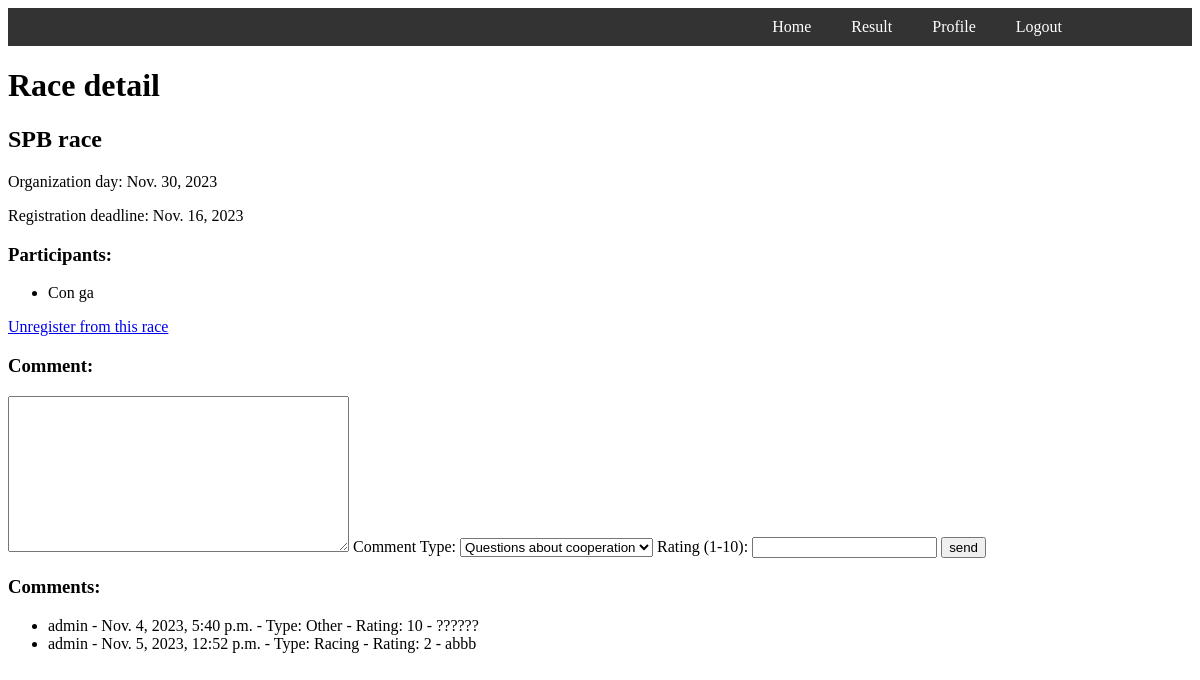
/race/2/ (signed in), run on the app's committed database.
### race/models.py (models this page shows, shortened)
class Race(models.Model):
    race_name = models.CharField(max_length=100)
    race_date = models.DateField()
    registration_deadline = models.DateField()

class RaceRegistration(models.Model):
    race = models.ForeignKey(Race, on_delete=models.CASCADE)
    participant = models.ForeignKey(Participant, on_delete=models.CASCADE)
    registration_date = models.DateField(auto_now_add=True)

class Participant(models.Model):
    user = models.ForeignKey(User, on_delete=models.CASCADE)
    team = models.ForeignKey(Team, on_delete=models.CASCADE)
    car_description = models.TextField()
    experience = models.IntegerField()
    registered_races = models.ManyToManyField(Race, through='RaceRegistration')

class Team(models.Model):
    name = models.CharField(max_length=100)
    description = models.TextField()
    def __str__(self):
        return self.name

class Comment(models.Model):
    race = models.ForeignKey(Race, on_delete=models.CASCADE)
    commentator = models.ForeignKey(Commentator, on_delete=models.CASCADE)
    comment_date = models.DateTimeField(auto_now_add=True)
    comment_content = models.TextField()
    COMMENT_TYPE_CHOICES = [
        ('Cooperation', 'Questions about cooperation'),
        ('Racing', 'Questions about racing'),
        ('Other', 'Other'),
    ]
    comment_type = models.CharField(
        max_length=100,
        choices=COMMENT_TYPE_CHOICES,
        default='Other'
    )
    rating = models.PositiveIntegerField(
        validators=[MaxValueValidator(10)]
    )

class Commentator(models.Model):
    user = models.OneToOneField(User, on_delete=models.CASCADE)

### race/views.py (the view, shortened to what this page needs)
# urls.py: path('race/<int:race_id>/', views.view_race, name='view_race'),
@login_required
def view_race(request, race_id):
    comment_sent = False
    race = get_object_or_404(Race, id=race_id)
    participants = RaceRegistration.objects.filter(race=race)
    participant = Participant.objects.filter(user=request.user, registered_races=race).first()
    form = RaceRegistrationForm(request.POST or None)  # Tạo một thể hiện của biểu mẫu
    comment_form = CommentForm(request.POST)
    can_comment = participant is not None
    return render(request, 'races/race_detail.html',
                  {'race': race,
                   'participants': participants,
                   'can_comment': can_comment,
                   'form': form,
                   'comment_form': comment_form,
                   'comment_sent': comment_sent
                   }
                  )

### race/forms.py
class RaceRegistrationForm(forms.Form):
    team_name = forms.CharField(max_length=100)
    car_description = forms.CharField(widget=forms.Textarea)
    experience = forms.IntegerField(
        widget=forms.NumberInput(attrs={'placeholder': 'years'})
    )

class CommentForm(forms.ModelForm):
    class Meta:
        model = Comment
        fields = ['comment_content', 'comment_type', 'rating']

### race/templates/races/race_detail.html (shortened to what this page needs)
<!DOCTYPE html>
<html lang="en">
<head>
</head>
<body>
{% include 'components/navbar.html' %}
<h1>Race detail</h1>
<h2>{{ race.race_name }}</h2>
<p>Organization day: {{ race.race_date }}</p>
<p>Registration deadline: {{ race.registration_deadline }}</p>
<h3>Participants:</h3>
<ul>
    {% for participant in participants %}
        <li>{{ participant.participant.team }}</li>
    {% endfor %}
</ul>
{% if can_comment %}
    <a href="{% url 'unregister_from_race' race.id %}">Unregister from this race</a>
    <h3>Comment:</h3>
    <form method="post">
        {{ comment_form.comment_content }}
        <label for="{{ comment_form.comment_type.id_for_label }}">Comment Type:</label>
        {{ comment_form.comment_type }}
        <label for="{{ comment_form.rating.id_for_label }}">Rating (1-10):</label>
        {{ comment_form.rating }}
        <input type="submit" value="send">
    </form>
    <h3>Comments:</h3>
    <ul>
        {% for comment in race.comment_set.all %}
            <li>{{ comment.commentator.user.username }} - {{ comment.comment_date }} - Type: {{ comment.comment_type }}
                - Rating: {{ comment.rating }} - {{ comment.comment_content }}</li>
        {% endfor %}
    </ul>
{% endif %}
</body>
</html>

### data on the page
Race: race_name "SPB race", race_date "Nov. 30, 2023", registration_deadline "Nov. 16, 2023"
RaceRegistration: participant.team "Con ga"
Comment: commentator.user.username "admin", comment_date "Nov. 4, 2023, 5:40 p.m.", comment_type "Other", rating "10", comment_content "??????"
Comment: commentator.user.username "admin", comment_date "Nov. 5, 2023, 12:52 p.m.", comment_type "Racing", rating "2", comment_content "abbb"
